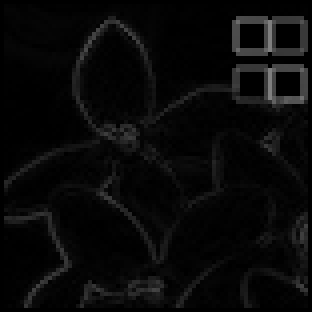
#> input picture img_small_gm.png, 78 x 78 px (shown 4 times larger)
$ python exer18.py img_small_gm.png out.png
#> lines starting #> are read from the running program, lines starting #| are printed output that depends on the picture; after the words box and inside, x2 and y2 are one past the last pixel; in counts of white or black regions, pixels touching at a corner belong together
#dm2024 1bc36c9b73b21cad239bf4d37aa34f3ad5d42093064e17d1f87d7bb079e60ffe#
#dm template
# これより上は編集しないこと

# ハーフトーン処理（濃度パターン法）
import numpy as np
import cv2
import sys


fname_in  = sys.argv[1]
fname_out = sys.argv[2]

#画像をロードしてグレースケール化
img = cv2.imread( fname_in )
#> img is the input picture: shape (78, 78, 3); min 0, max 128, mean 8.8
img = cv2.cvtColor(img, cv2.COLOR_RGB2GRAY)
#> img: shape (78, 78)

#出力画像を準備
H = img.shape[0]
#> H = 78
W = img.shape[1]
#> W = 78
img_out = np.zeros((H,W), np.uint8)

#濃度パターン
pattern = np.array(
	[ [[0,0,0,0], [0,0,0,0], [0,0,0,0], [0,0,0,0]], #0
	  [[1,0,0,0], [0,0,0,0], [0,0,0,0], [0,0,0,0]], #1
	  [[1,0,0,0], [0,0,0,0], [0,0,0,0], [1,0,0,0]], #2
	  [[1,0,0,0], [0,0,0,0], [0,0,0,0], [1,0,1,0]], #3
	  [[1,0,0,0], [0,0,1,0], [0,0,0,0], [1,0,1,0]], #4
	  [[1,0,0,0], [1,0,1,0], [0,0,0,0], [1,0,1,0]], #5
	  [[1,0,0,0], [1,0,1,0], [0,1,0,0], [1,0,1,0]], #6
	  [[1,0,0,1], [1,0,1,0], [0,1,0,0], [1,0,1,0]], #7
	  [[1,0,0,1], [1,0,1,0], [0,1,0,1], [1,0,1,0]], #8
	  [[1,1,0,1], [1,0,1,0], [0,1,0,1], [1,0,1,0]], #9
	  [[1,1,0,1], [1,0,1,0], [0,1,0,1], [1,1,1,0]], #10
	  [[1,1,0,1], [1,0,1,1], [0,1,0,1], [1,1,1,0]], #11
	  [[1,1,0,1], [1,0,1,1], [0,1,0,1], [1,1,1,1]], #12
	  [[1,1,0,1], [1,1,1,1], [0,1,0,1], [1,1,1,1]], #13
	  [[1,1,0,1], [1,1,1,1], [1,1,0,1], [1,1,1,1]], #14
	  [[1,1,1,1], [1,1,1,1], [1,1,0,1], [1,1,1,1]], #15
	  [[1,1,1,1], [1,1,1,1], [1,1,1,1], [1,1,1,1]] ]) #16
pattern *= 255


#!!ここを編集!!
#ハーフトーン画像を作成計算
#img_outの各ブロックを埋める

def which_pattern(block) -> int:
    avg = np.mean(block)
    return int(avg / 255 * 17)

def density_pattern(img, block_size:int = 4):
#> called with block_size = 4
    result = np.zeros_like(img)
    for y in range(0, img.shape[0] - block_size + 1, block_size):
        for x in range(0, img.shape[1] - block_size + 1, block_size):
            result[y:y+block_size, x:x+block_size] = \
            pattern[which_pattern(img[y:y+block_size, x:x+block_size])]
#> this loop made 19 passes
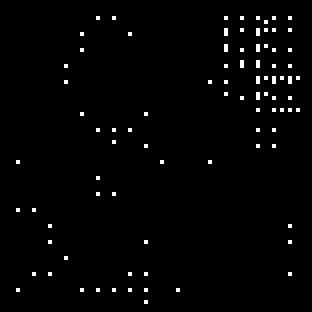
#> result: shape (78, 78) (shown 4 times larger); 1.6% white in thin lines or dots, all inside (x1, y1, x2, y2) = (4, 4, 75, 76)
    return result


img_out = density_pattern(img)

#出力
cv2.imwrite( fname_out, img_out)
